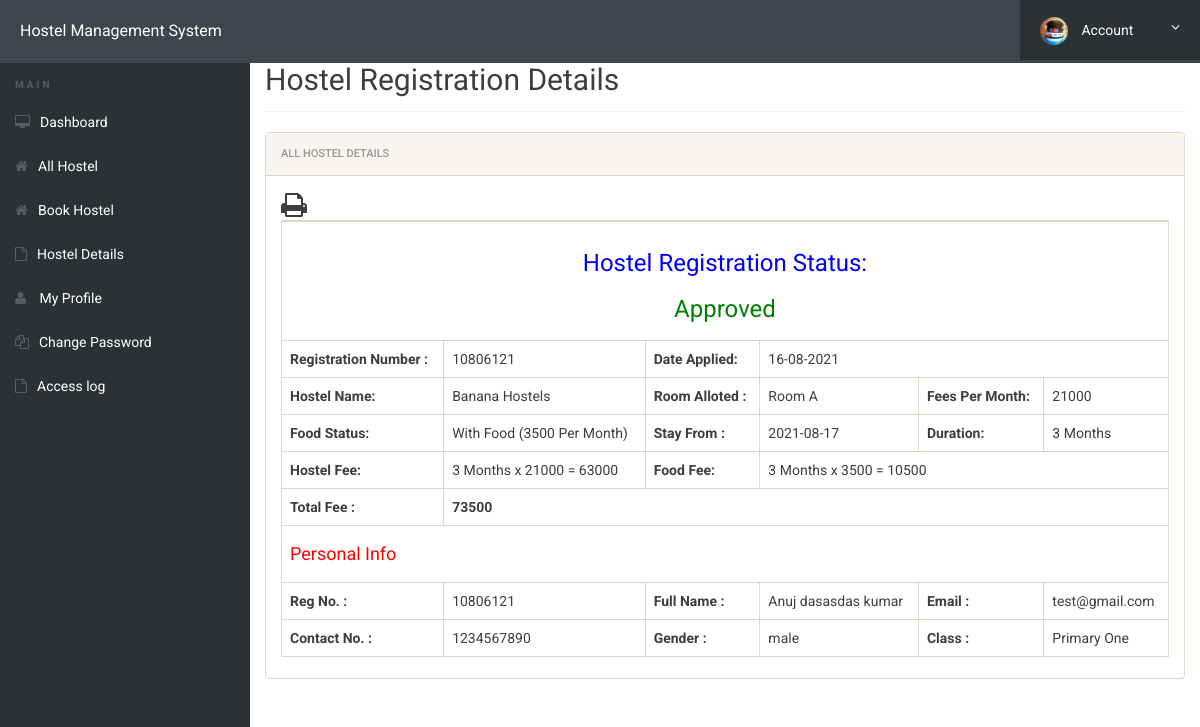
The app's page /room-details.php (signed in) with its own data.
### tables this page shows
CREATE TABLE `registration` (
  `id` int(11) NOT NULL,
  `regNo` varchar(100) NOT NULL,
  `hostelId` int(11) NOT NULL,
  `roomAllotedId` int(10) NOT NULL,
  `feespm` int(11) NOT NULL,
  `foodstatus` varchar(10) NOT NULL,
  `stayfrom` varchar(50) NOT NULL,
  `duration` varchar(10) NOT NULL,
  `dateRegistered` varchar(50) NOT NULL,
  `isApproved` varchar(10) NOT NULL
);

CREATE TABLE `hostels` (
  `id` int(11) NOT NULL,
  `hostelName` varchar(500) DEFAULT NULL,
  `noOfRooms` int(11) DEFAULT NULL,
  `noOfAvailableRooms` int(11) DEFAULT NULL,
  `fees` int(11) DEFAULT NULL,
  `location` varchar(500) DEFAULT NULL,
  `posting_date` timestamp NULL DEFAULT current_timestamp()
);

CREATE TABLE `hostelrooms` (
  `Id` int(20) NOT NULL,
  `hostelId` int(20) NOT NULL,
  `roomName` varchar(255) NOT NULL,
  `roomDescription` varchar(500) NOT NULL,
  `isAllotted` varchar(10) NOT NULL,
  `studentAllottedTo` varchar(255) NOT NULL,
  `dateAllotted` varchar(20) NOT NULL,
  `dateCreated` varchar(20) NOT NULL
);

CREATE TABLE `feedingfee` (
  `Id` int(20) NOT NULL,
  `cost` int(20) NOT NULL,
  `dateCreated` varchar(50) NOT NULL
);

CREATE TABLE `userregistration` (
  `id` int(11) NOT NULL,
  `regNo` varchar(255) DEFAULT NULL,
  `class` varchar(50) NOT NULL,
  `firstName` varchar(255) DEFAULT NULL,
  `middleName` varchar(255) DEFAULT NULL,
  `lastName` varchar(255) DEFAULT NULL,
  `gender` varchar(255) DEFAULT NULL,
  `contactNo` bigint(20) DEFAULT NULL,
  `email` varchar(255) DEFAULT NULL,
  `password` varchar(255) DEFAULT NULL,
  `regDate` timestamp NULL DEFAULT current_timestamp(),
  `updationDate` varchar(45) DEFAULT NULL,
  `passUdateDate` varchar(45) DEFAULT NULL
);

### room-details.php (the view, shortened to what this page needs)
<?php
include('includes/config.php');
?>
<!doctype html>
<html lang="en" class="no-js">
<head>
	<link rel="stylesheet" href="css/font-awesome.min.css">
	<link rel="stylesheet" href="css/bootstrap.min.css">
	<link rel="stylesheet" href="css/dataTables.bootstrap.min.css">
	<link rel="stylesheet" href="css/bootstrap-social.css">
	<link rel="stylesheet" href="css/bootstrap-select.css">
	<link rel="stylesheet" href="css/fileinput.min.css">
	<link rel="stylesheet" href="css/awesome-bootstrap-checkbox.css">
	<link rel="stylesheet" href="css/style.css">
	<link rel="stylesheet" href="css/font-awesome.min.css">
</head>
<body>
	<?php include('includes/header.php');?>
	<div class="ts-main-content">
			<?php include('includes/sidebar.php');?>
		<div class="content-wrapper">
			<div class="container-fluid">
				<div class="row" id="print">
					<div class="col-md-12">
						<h2 class="page-title" style="margin-top:3%">Hostel Registration Details</h2>
						<div class="panel panel-default">
							<div class="panel-heading">All Hostel Details</div>
							<div class="panel-body">
			<table id="zctb" class="table table-bordered " cellspacing="0" width="100%" border="1">
						 <span style="float:left" ><i class="fa fa-print fa-2x" aria-hidden="true" OnClick="CallPrint(this.value)" style="cursor:pointer" title="Print the Report"></i></span>
									<tbody>
<?php
$aid=$_SESSION['login'];
$stmt1=$mysqli->prepare("SELECT regNo FROM userregistration WHERE (email=? || regNo=?)");
				$stmt1->bind_param('ss',$aid,$aid);
				$stmt1->execute();
				$stmt1 -> bind_result($regNo);
	$ret="select * from registration where regno=?";
$stmt= $mysqli->prepare($ret) ;
$stmt->bind_param('s',$regNo);
$stmt->execute() ;
$res=$stmt->get_result();
while($row=$res->fetch_object())
	  {
	  	?>
<tr>
<td colspan="6" style="text-align:center; color:blue"><h3>Hostel Registration
 Status: <?php if($row->isApproved == "No"){?></h3>
	<h3 style="color: red" align="center">Pending Approval</h3>
<?php
}
else{
?>
<h3 style="color: green" align="center">Approved</h3>
<?php
}
?>
</td>
</tr>
<tr>
	<th>Registration Number :</th>
<td><?php echo $row->regNo;?></td>
<th>Date Applied:</th>
<td colspan="3"><?php echo $row->dateRegistered;?></td>
</tr>
<?php
$hostelId = $row->hostelId;
$stmtt=$mysqli->prepare("SELECT hostelName FROM hostels WHERE id=?");
$stmtt->bind_param('s',$hostelId);
$stmtt->execute();
$stmtt -> bind_result($hostelName);
?>
<tr>
<td><b>Hostel Name:</b></td>
<td><?php echo $hostelName;?></td>
<td><b>Room Alloted :</b></td>
<td><?php if($row->roomAllotedId == 0){ echo "No Room Alloted Yet!";} else{
	$rmId = $row->roomAllotedId;
	$ret="select * from hostelrooms where Id=?";
	$stmt= $mysqli->prepare($ret) ;
	$stmt->bind_param('i',$rmId);
	$stmt->execute() ;
	$res=$stmt->get_result();
	$roww=$res->fetch_object();
	echo $roww->roomName;
	}?></td>
<td><b>Fees Per Month:</b></td>
<td><?php echo $fpm=$row->feespm;?></td>
</tr>
<?php
$reslt="select cost from feedingfee";
$stmmt= $mysqli->prepare($reslt) ;
$stmmt->execute() ;
$ress=$stmmt->get_result();
$rss=$ress->fetch_object();
$feedingCost = $rss->cost;
?>
<tr>
<td><b>Food Status:</b></td>
<td>
<?php if($row->foodstatus==0)
{
echo "Without Food";
}
else
{
echo "With Food (".$feedingCost." Per Month)";
}
;?></td>
<td><b>Stay From :</b></td>
<td><?php echo $row->stayfrom;?></td>
<td><b>Duration:</b></td>
<td><?php echo $dr=$row->duration;?> Months</td>
</tr>
<tr><th>Hostel Fee:</th>
<td><?php echo  $dr." Months x ".$fpm." = ". $hf=$dr*$fpm?></td>
<th>Food Fee:</th>
<td colspan="3"><?php
if($row->foodstatus==1)
{
echo $dr." Months x ".$feedingCost." = ". $ff=($feedingCost * $dr);
} else {
echo $ff=0;
echo "<span style='padding-left:2%; color:red;'>(You booked hostel without food).<span>";
}?></td>
</tr>
<tr>
<th>Total Fee :</th>
<th colspan="5"><?php echo $hf+$ff;?></th>
</tr>
<tr>
<td colspan="6" style="color:red"><h4>Personal Info</h4></td>
</tr>
<?php
$restt="select * from userregistration where regno=?";
$st= $mysqli->prepare($restt) ;
$st->bind_param('s',$regNo);
$st->execute() ;
$re=$st->get_result();
$rws=$re->fetch_object();
?>
<tr>
<td><b>Reg No. :</b></td>
<td><?php echo $rws->regNo;?></td>
<td><b>Full Name :</b></td>
<td><?php echo $rws->firstName;?>  <?php echo $rws->middleName;?>  <?php echo $rws->lastName;?></td>
<td><b>Email :</b></td>
<td><?php echo $rws->email;?></td>
</tr>
<tr>
<td><b>Contact No. :</b></td>
<td><?php echo $rws->contactNo;?></td>
<td><b>Gender :</b></td>
<td><?php echo $rws->gender;?></td>
<td><b>Class :</b></td>
<td><?php echo $rws->class;?></td>
</tr>
<?php
} ?>
</tbody>
</table>
</div>
</div>
</div>
</div>
</div>
</div>
</div>
</body>
</html>

### css/style.css (style rules this page uses)
html { font-size: 14px; }
@media only screen and (min-width: 480px) { html { font-size: 17px; } }
@media only screen and (min-width: 768px) { html { font-size: 14px; } }
body { font-size: 1em; }
.panel { overflow: hidden; }
.page-title { padding-bottom: 15px; margin-bottom: 20px; border-bottom: 1px solid #f0f0f0; }
.ts-main-content .content-wrapper { padding-top: 15px; margin-top: 20px; }
@media only screen and (min-width: 992px) { .ts-main-content .content-wrapper { margin-left: 250px; } }

### records on screen
registration: isApproved "Approved", regNo "10806121", dateRegistered "16-08-2021", hostelId.hostelName "Banana Hostels", hostelrooms.roomName "Room A", feespm "21000", feedingfee.cost "3500", stayfrom "2021-08-17", duration "3", $hf=$dr*$fpm "63000", $ff=($feedingCost*$dr) "10500", $hf+$ff "73500", userregistration.regNo "10806121", userregistration.firstName "Anuj", userregistration.middleName "dasasdas", userregistration.lastName "kumar", userregistration.email "test@gmail.com", userregistration.contactNo "1234567890", userregistration.gender "male", userregistration.class "Primary One"
